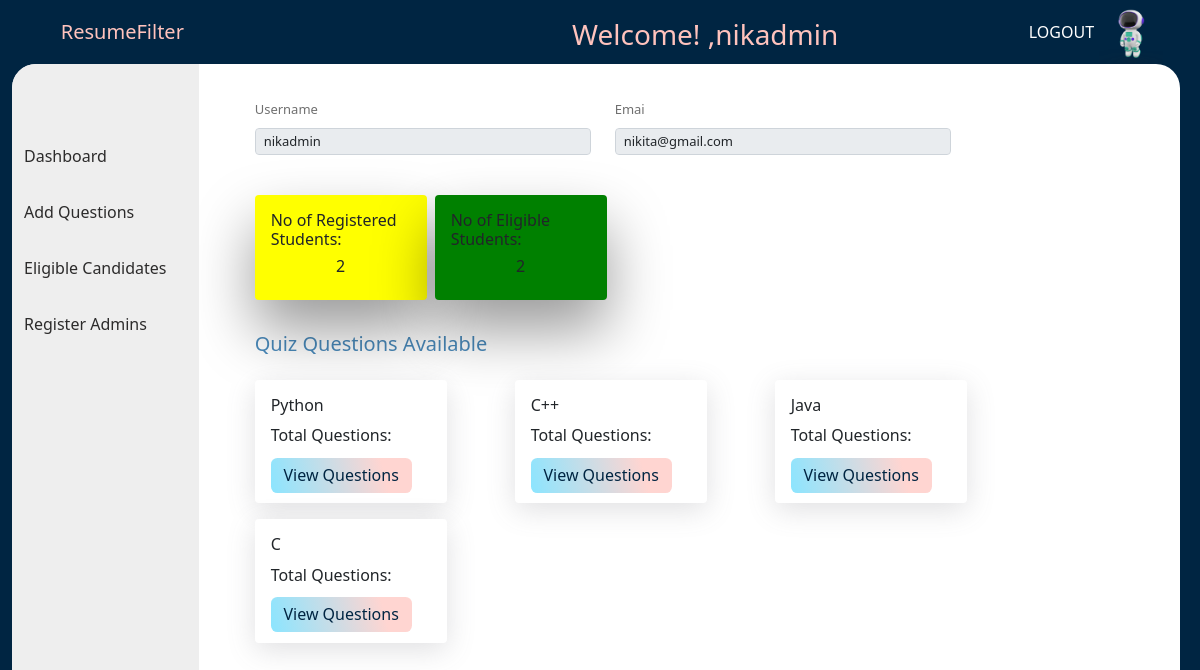
Screenshot of /loggedInAsAdmin (signed in) with the database file from the repository.
### login/models.py (models this page shows)
class Recruiter(models.Model):
    username = models.CharField(max_length=20)
    email = models.EmailField(max_length=20)
    password = models.CharField(max_length=20)

### adminPortal/views.py (the view)
# urls.py: path('loggedInAsAdmin', views.adminDashboard, name='index'),
def adminDashboard(request):
    admin_details = Recruiter.objects.get(username = request.session.get('user'))
    tags = Question.objects.values('tag').distinct()
    dict = {
        'admin_details' : admin_details,
        'tags' : tags
    }
    objects = User_Profile.objects.all()
    number = len(objects)
    objects = Analysis.objects.all()
    valid_users=[]
    for object in objects:
        if object.status=="eligible":
            valid_users.append(object.user_id)
    enumber = len(valid_users)
    return render(request, 'adminPortal/adminDashboard.html', {'admin_dict': dict, 'num': number, 'enum' : enumber} )

### templates/adminPortal/adminDashboard.html
<!DOCTYPE html>
{% extends 'adminPortal/baseAdmin.html' %}
{% load static %}
{% block header_block %}
<link
  rel="stylesheet"
  href="{% static 'css/adminPortal/adminDashboard.css' %}"
/>
{% endblock %}
{% block body_block %}
<div class="container-fluid profile-block">
 <form class="row "  >
   <div class="mb-3 col-6">
      <label for="NmaeInput" class="form-label">Username</label>
      <input type = "text" class="form-control" id="NmaeInput" placeholder="Username" name="username"  value = "{{admin_dict.admin_details.username}}" disabled></input>
    </div>
    <div class="mb-3 col-6">
      <label for="EmailAddressInput" class="form-label">Emai</label>
      <input
        type="email"
        class="form-control"
        id="EmailAddressInput"
        placeholder="name@example.com"
        name="email"
        value = "{{admin_dict.admin_details.email}}"
        disabled
      />
    </div>
    </form>
<div class="display-cards">
            <div class="card registered-cards" >
          <div class="card-body">
            <h6 class="card-text">No of Registered Students: </h6>
             <h6 class="card-title"><center>{{ num }}</center></h6>
          </div>
        </div>
            <div class="card eligible-cards" >
          <div class="card-body">
            <h6 class="card-text">No of Eligible Students: </h6>
             <h6 class="card-title"><center>{{ enum }}</center></h6>
          </div>
        </div>
      </div>
    <div class= "available-quiz">
      <h5>Quiz Questions Available</h5>
      <div class="quiz-cards">
        {% for tag in admin_dict.tags %}
            <div class="card" >
          <div class="card-body">
            <h6 class="card-title">{{ tag.tag }}</h6>
            <p class="card-text">Total Questions: </p>
            <a href="questions/{{tag.tag}}" class="edit-btn">View Questions</a>
          </div>
        </div>
        {% endfor %}
      </div>
    </div>
</div>
  {% endblock %}

### templates/adminPortal/baseAdmin.html (shortened to what this page needs)
<!DOCTYPE html>
{% load static %}
<html lang="en">
  <head>
    <link href="https://cdn.jsdelivr.net/npm/bootstrap@5.0.1/dist/css/bootstrap.min.css" rel="stylesheet">
    <link rel="stylesheet" href="{% static 'css/adminPortal/baseAdmin.css' %}">
    {% block header_block %}{% endblock %}
  </head>
  <body>
    <div class="container-fluid web-page">
      <nav class="navbar navbar-light">
        <div class="container-fluid">
          <a class="navbar-brand" href="#"> ResumeFilter </a>
          <h3 class="username">Welcome! ,{{request.session.user}}</h3>
          <div class="nav-right">
            <a href="{% url 'adlogout' %}"> LOGOUT </a>
            <img class = "robot" src= "{% static 'images/robot.png' %}"
          </div>
        </div>
      </nav>
      <div class="contatiner-fluid page-content">
        <div class="row">
            <div class="col-2 sidebar">
                <ul class="list-group">
                    <a href="/adminDashboard">Dashboard</a>
                    <a href="/addQuestions">Add Questions</a>
                    <a href="/eligibleCandidates">Eligible Candidates</a>
                    <a href="/registerAdmins">Register Admins</a>
                  </ul>
            </div>
            <div class="col-10 contatiner-fluid router-content">
                    {% block body_block %}{% endblock %}
            </div>
        </div>
      </div>
  </body>
</html>

### static/css/adminPortal/baseAdmin.css (style rules this page uses)
:root { --baseColor: #002542; --bgcolor1: #ffc3bd; --bgcolor2: #eeeeee; --hoverColor: #4a8abb; }
.web-page { background-color: var(--baseColor); height: 100vh; width: 100vw; position: absolute; }
.username { position:absolute; top:1.1rem !important; left:35rem !important; color: #ffc3bd !important; }
.page-content { background-color: white; border-radius: 1.5rem; position: relative; height: calc(100vh - 4.5rem); width: calc(100vw - 2rem); overflow: hidden; }
.router-content { height: 90vh; overflow: scroll; }
.navbar-light { padding: 0; }
.navbar .container-fluid { margin: 0 2rem; }
.navbar-light .navbar-brand { color: var(--bgcolor1); }
.nav-right { display: flex; justify-content: space-between; width: 10vw; align-items: center; }
.navbar a { text-decoration: none; color: white; padding: 0.3rem; }
.robot { width: 4rem; height: 4rem; }
.sidebar { background-color: var(--bgcolor2); height: 90vh; }
.sidebar a { margin-left: 0.5rem; padding: 1rem; background-color: var(--bgcolor2); border: none; text-decoration: none; color: rgb(44, 43, 43); }
.col-2 { padding: 0; }
.col-10 { padding: 0; }
.list-group { margin-top: 4rem; width: 100%; }

### static/css/adminPortal/adminDashboard.css (style rules this page uses)
:root { --baseColor: #002542; --bgcolor1: #ffc3bd; --bgcolor2: #eeeeee; --hoverColor: #4a8abb; }
form { width: 60vw; }
.profile-block { display: flex; justify-content: center; margin-top: 2rem; margin-left: 2rem; flex-direction: column; }
.form-control { padding: 0.5rem; height: 1.7rem; font-size: small; }
label { font-size: small; color: rgb(112, 112, 112); }
.available-quiz { width: 60vw; margin-top: 1.5rem; justify-content: center; }
.quiz-cards { display: flex; flex-wrap: wrap; justify-content: space-between; margin-top: 1rem; }
.display-cards { display: flex; margin-top: 1rem; width: 30vw; justify-content: space-between; }
.registered-cards { background-color: yellow; box-shadow: rgba(0, 0, 0, 0.4) 0px 30px 60px !important; }
.eligible-cards { background-color: green; box-shadow: rgba(0, 0, 0, 0.4) 0px 30px 60px !important; }
h5 { color: var(--hoverColor); }
.card { width: 12rem; margin: 0.5rem 0.5rem 0.5rem 0; border: none; box-shadow: rgba(100, 100, 111, 0.2) 0px 7px 29px 0px; }
.edit-btn { text-decoration: none; border: 1pz solid var(--baseColor); padding: 0.4rem 0.8rem; border-radius: 0.4rem; color: var(--baseColor); background: linear-gradient(256.01deg, #ffd5d1 20.88%, #8be5ff 100.05%); }

### rows the page displays
Recruiter: session.user "nikadmin", username "nikadmin", email "nikita@gmail.com"

### other values shown
{{ num }} "2"
{{ enum }} "2"
{{ tag.tag }} "Python" "C++" "Java" "C"
